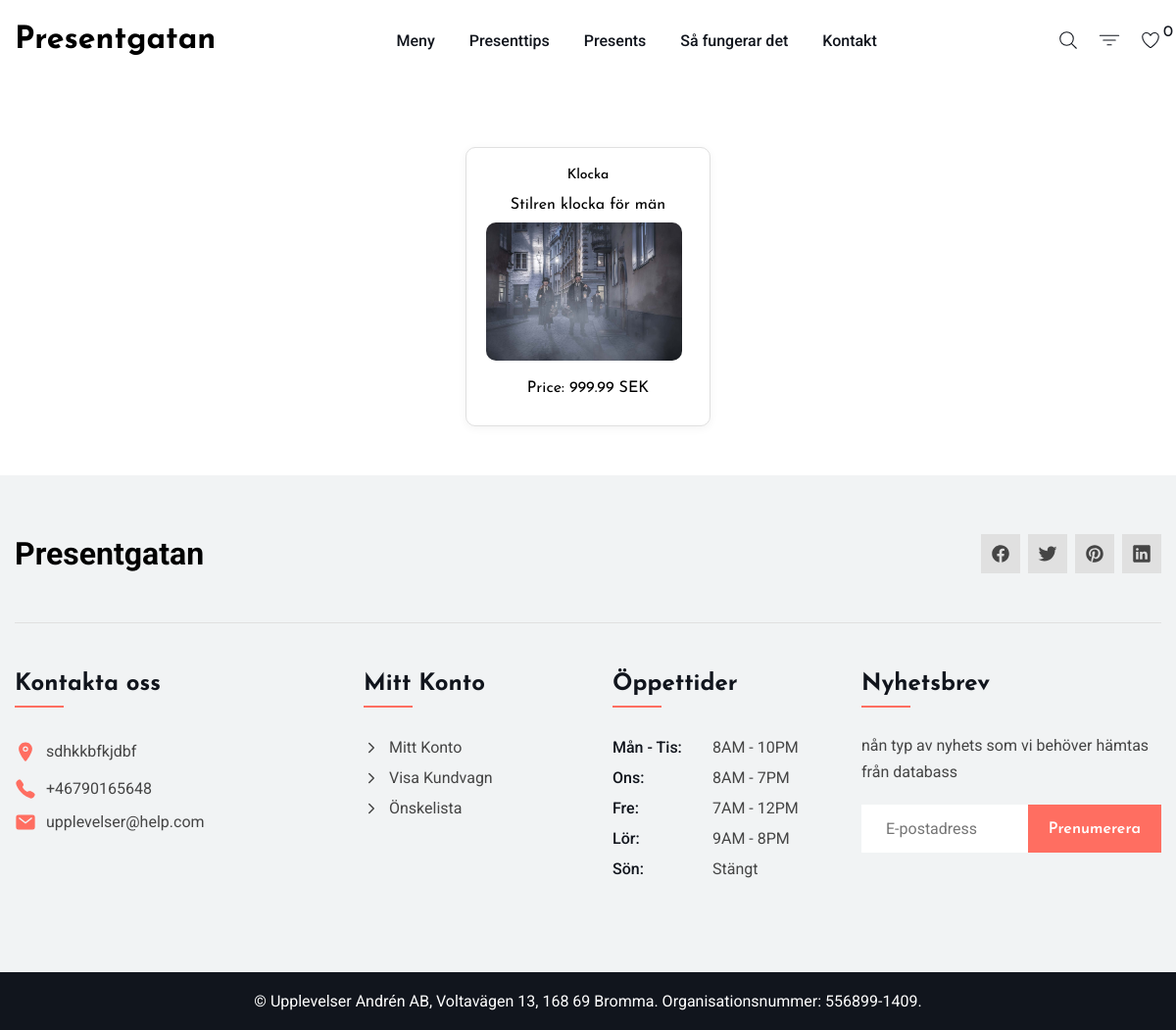
The page /present-details.php?id=1 on the database its author committed.
### tables this page shows
CREATE TABLE presents (
    id INT AUTO_INCREMENT PRIMARY KEY,
    title VARCHAR(255) NOT NULL,
    description TEXT,
    image VARCHAR(255),
    price DECIMAL(10, 2),
    gender ENUM('male', 'female')
);

### present-details.php (the view, shortened to what this page needs)
<!DOCTYPE html>
<html lang="en">
<head>
    <link rel="stylesheet" href="./style.css">
</head>
<body>
    <?php include 'header.php'; ?>
    <div class="container">
        <div class="gifts">
            <div class="gift-list">
                <?php
                include 'config.php';
                $presentId = isset($_GET['id']) ? (int)$_GET['id'] : 0;
                $query = $conn->prepare("SELECT * FROM presents WHERE id = ?");
                $query->bind_param("i", $presentId);
                $query->execute();
                $result = $query->get_result();
                if ($present = $result->fetch_assoc()) {
                    echo "<div class='gift-item'>";
                    echo "<h3>" . htmlspecialchars($present['title']) . "</h3>";
                    echo "<p>" . htmlspecialchars($present['description']) . "</p>";
                    if (!empty($present['image'])) {
                        echo "<img src='" . htmlspecialchars($present['image']) . "' alt='" . htmlspecialchars($present['title']) . "'>";
                    }
                    echo "<p class='price'>Price: " . htmlspecialchars(number_format($present['price'], 2)) . " SEK</p>";
                    echo "</div>";
                } else {
                    echo "<p>Present information not available.</p>";
                }
                ?>
            </div>
        </div>
    </div>
    <?php include 'footer.php'; ?>
</body>
</html>

### style.css (style rules this page uses)
:root { --maximum-blue-green_10: hsla(185, 75%, 45%, 0.1); --rich-black-fogra-29: hsl(217, 28%, 9%); --gray-x-11-gray: hsl(0, 0%, 74%); --oxford-blue_60: hsla(230, 41%, 14%, 0.6); --bittersweet: hsl(5, 100%, 69%); --smoky-black: rgb(7, 6, 1); --gainsboro: hsl(0, 0%, 88%); --black_90: hsla(0, 0%, 0%, 0.9); --cultured: hsl(200, 12%, 95%); --salmon: hsl(5, 100%, 73%); --white: hsl(0, 0%, 100%); --black: hsl(0, 0%, 0%); --onyx: hsl(0, 0%, 27%); --ff-roboto: 'Roboto', sans-serif; --ff-josefin-sans: 'Josefin Sans', sans-serif; --fs-1: 3rem; --fs-2: 2.6rem; --fs-3: 2.2rem; --fs-4: 2rem; --fs-5: 1.8rem; --fs-6: 1.6rem; --fs-7: 1.4rem; --fs-8: 1.2rem; --fw-300: 300; --fw-500: 500; --fw-600: 600; --fw-700: 700; --transition-1: 0.25s ease; --transition-2: 0.5s ease; --cubic-out: cubic-bezier(0.51, 0.03, 0.64, 0.28); --cubic-in: cubic-bezier(0.33, 0.85, 0.56, 1.02); --section-padding: 60px; }
*, *::before, *::after { margin: 0; padding: 0; box-sizing: border-box; }
a, img, span, table, tbody, button, ion-icon { display: block; }
html { font-family: var(--ff-josefin-sans); font-size: 10px; scroll-behavior: smooth; }
body { background: var(--white); font-size: 1.6rem; padding-block-start: 90px; }
.container { padding-inline: 15px; }
@media (min-width: 575px) { :root { --fs-1: 4rem; } }
@media (min-width: 575px) { .container { max-width: 650px; width: 100%; margin-inline: auto; } }
@media (min-width: 768px) { :root { --fs-2: 3rem; } }
@media (min-width: 768px) { .container { max-width: 720px; } }
@media (min-width: 992px) { :root { --fs-3: 2.4rem; } }
@media (min-width: 992px) { .container { max-width: 970px; } }
@media (min-width: 1200px) { :root { --fs-1: 5rem; --fs-2: 3.6rem; } }
@media (min-width: 1200px) { .container { max-width: 1280px; } }
.gifts { margin-top: 60px; }
.gift-list { display: flex; flex-wrap: wrap; justify-content: center; align-items: start; gap: 30px; margin-bottom: 50px; }
.gift-item { background: white; border: 1px solid var(--gainsboro); padding: 20px; border-radius: 10px; text-align: center; transition: all 0.3s ease; width: 250px; box-shadow: 0px 2px 10px rgba(0, 0, 0, 0.05); }
.gift-item img { width: 100%; max-width: 200px; height: auto; border-radius: 10px; margin-bottom: 20px; }
.gift-item h3 { font-size: var(--fs-7); font-weight: var(--fw-500); margin-bottom: 15px; color: var(--accent); }
.gift-item p { margin-bottom: 10px; }

### rows shown on the page
presents: title "Klocka", description "Stilren klocka för män", image (picture), price "999.99"

### other values the page prints
$_SESSION['wishlist_count'] "0"
